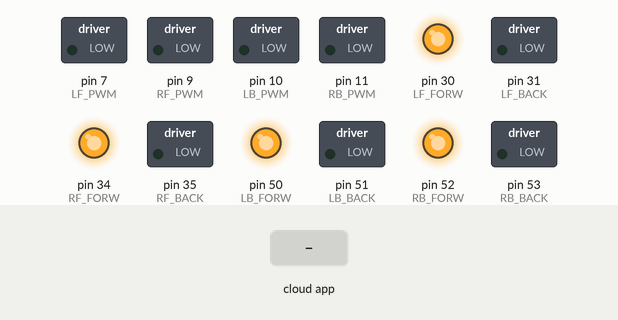
This sketch was run on a simulated Arduino Mega 2560, built with avr-gcc and run on an emulated ATmega2560. On the bench: switched loads named in the sketch (green lamp = pin HIGH), output pins drawn as LEDs (lit = HIGH). The test bench sets the inputs (shaded band). The ROS host is connected and sends only what is stated.

Above: at 1.2 s.
1.3 s: the phone or cloud app sets linear.x to -100
At 2.2 s:
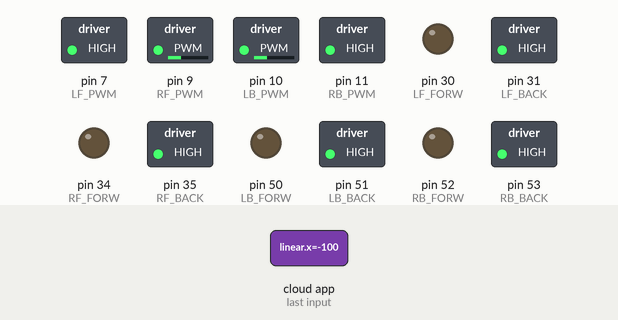
2.8 s: the phone or cloud app sets angular.z to -100
At 3.9 s:
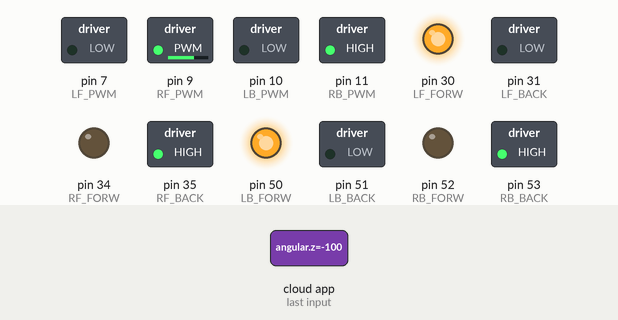
4.3 s: the phone or cloud app sets linear.x to 0
At 4.6 s:
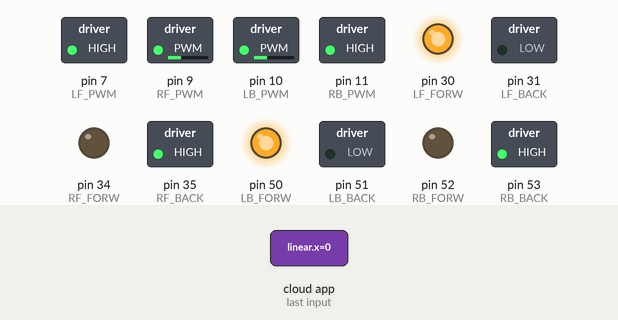
5.8 s: the phone or cloud app sets angular.z to 100
At 6.3 s:
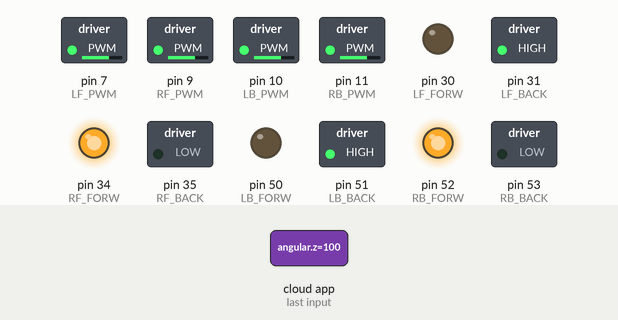
7.3 s: the phone or cloud app sets linear.x to 100
At 8.2 s:
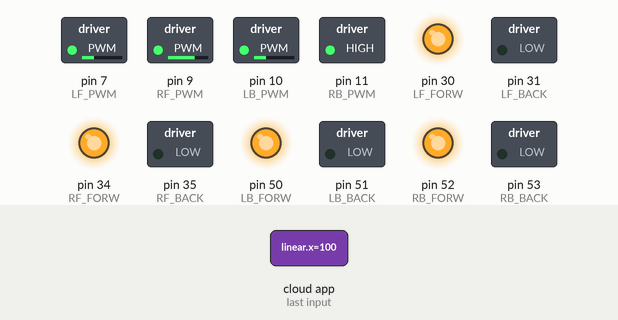
8.8 s: the phone or cloud app sets angular.z to 0
At 10.2 s:
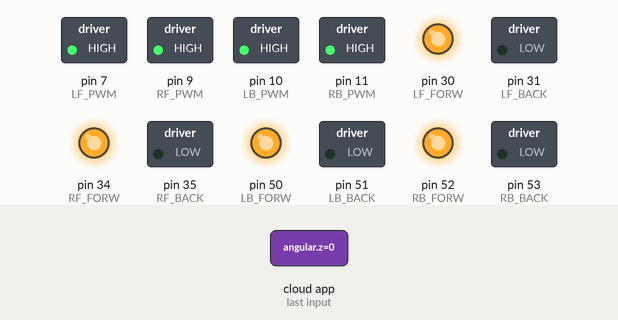
Timing chart, 0 to 13.3 s (numbered marks = the images above; inputs shaded):
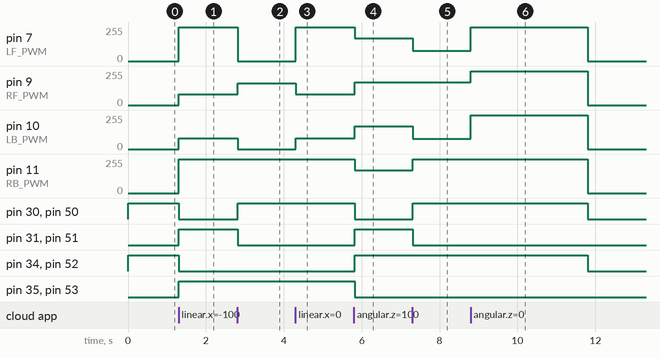

Measured:
- after the input at 1.3 s, pin 7 (LF_PWM), pin 11 (RB_PWM): 0/255 → 255/255 at once; pin 9 (RF_PWM), pin 10 (LB_PWM): 0/255 → 82/255 at once; pin 30 (LF_FORW), pin 34 (RF_FORW), pin 50 (LB_FORW), pin 52 (RB_FORW): HIGH → LOW at once; pin 31 (LF_BACK), pin 35 (RF_BACK), pin 51 (LB_BACK), pin 53 (RB_BACK): LOW → HIGH at once
- after the input at 2.8 s, pin 7 (LF_PWM): 255/255 → 0/255 at once; pin 9 (RF_PWM): 82/255 → 164/255 at once; pin 10 (LB_PWM): 82/255 → 0/255 at once; pin 30 (LF_FORW), pin 50 (LB_FORW): LOW → HIGH at once; pin 31 (LF_BACK), pin 51 (LB_BACK): HIGH → LOW at once
- after the input at 4.3 s, pin 7 (LF_PWM): 0/255 → 255/255 at once; pin 9 (RF_PWM): 164/255 → 82/255 at once; pin 10 (LB_PWM): 0/255 → 82/255 at once
- after the input at 5.8 s, pin 7 (LF_PWM), pin 11 (RB_PWM): 255/255 → 170/255 at once; pin 9 (RF_PWM), pin 10 (LB_PWM): 82/255 → 170/255 at once; pin 30 (LF_FORW), pin 35 (RF_BACK), pin 50 (LB_FORW), pin 53 (RB_BACK): HIGH → LOW at once; pin 31 (LF_BACK), pin 34 (RF_FORW), pin 51 (LB_BACK), pin 52 (RB_FORW): LOW → HIGH at once
- after the input at 7.3 s, pin 7 (LF_PWM), pin 10 (LB_PWM): 170/255 → 76/255 at once; pin 9 (RF_PWM): 170/255 → 169/255 at once; pin 11 (RB_PWM): 170/255 → 255/255 at once; pin 30 (LF_FORW), pin 50 (LB_FORW): LOW → HIGH at once; pin 31 (LF_BACK), pin 51 (LB_BACK): HIGH → LOW at once
- after the input at 8.8 s, pin 7 (LF_PWM), pin 10 (LB_PWM): 76/255 → 255/255 at once, → 0/255 3.0 s later; pin 9 (RF_PWM): 169/255 → 255/255 at once, → 0/255 3.0 s later; pin 11 (RB_PWM): 255/255 → 0/255 after 3.0 s instead of 1.5 s; pin 30 (LF_FORW), pin 34 (RF_FORW), pin 50 (LB_FORW), pin 52 (RB_FORW): HIGH → LOW after 3.0 s instead of 1.5 s

The sketch:

motor_control_test.ino
```cpp
#include <ros.h>

#include <geometry_msgs/Twist.h>

ros::NodeHandle nh;

// Initialize pin numbers

const uint8_t LF_PWM = 7;
const uint8_t LF_BACK = 31;
const uint8_t LF_FORW = 30;

const uint8_t LB_BACK = 51;
const uint8_t LB_FORW = 50;
const uint8_t LB_PWM = 10;

const uint8_t RF_PWM = 9;
const uint8_t RF_BACK = 35;
const uint8_t RF_FORW = 34;

const uint8_t RB_PWM = 11;
const uint8_t RB_BACK = 53;
const uint8_t RB_FORW = 52;


double Output_fl=0;
double Output_fr=0;
double Output_bl=0;
double Output_br=0;

// to store current subsciption trigger
unsigned long now = 0;
// to store previous subsciption trigger
unsigned long prev = 0;

int a = 0;

void onTwist(const geometry_msgs::Twist& msg)
{
  a = 1;

  prev = millis();
  float x = msg.linear.x;
  float z = msg.angular.z;
  if(x > 0.3){x = 0.3;}
  if(z > 0.25){z = 0.2;}
  float w = 0.2;
  if(!(x==0 && z==0)){
    Output_fr = x + (z * w / 2.0)/0.1;
    Output_fl = x - (z * w / 2.0)/0.1;
    Output_br = x + (z * w / 2.0)/0.1;
    Output_bl = x - (z * w / 2.0)/0.1;
  }
  else{
    Output_fl=0;
    Output_fr=0;
    Output_bl=0;
    Output_br=0;

  }
}

ros::Subscriber<geometry_msgs::Twist> sub("/cmd_vel", onTwist);

// Motor Control function
void Move_motor(double speed_val,const uint8_t pwm,const uint8_t forw,const uint8_t back)
{
  int speed_pwm = map(int(fabs(speed_val*100)), 0, int(0.3*100), 0, 255);
  if(speed_val >= 0.0)
  {
    digitalWrite(forw, HIGH);
    digitalWrite(back, LOW);
    analogWrite(pwm, abs(speed_pwm));
    nh.loginfo("Motor_run");
  }
  else if(speed_val < 0.0)
  {
    digitalWrite(forw, LOW);
    digitalWrite(back, HIGH);
    analogWrite(pwm, abs(speed_pwm));
    nh.loginfo("Motor_back");
  }

}

void setpins()
{
  pinMode(LF_FORW,OUTPUT);
  pinMode(LF_BACK,OUTPUT);
  pinMode(RF_FORW,OUTPUT);
  pinMode(RF_BACK,OUTPUT);
  pinMode(LF_PWM,OUTPUT);
  //pinMode(RF_PWM,OUTPUT);
  pinMode(LB_FORW,OUTPUT);
  pinMode(LB_BACK,OUTPUT);
  pinMode(RB_FORW,OUTPUT);
  pinMode(RB_BACK,OUTPUT);
  //pinMode(LB_PWM,OUTPUT);
  //pinMode(RB_PWM,OUTPUT);

  digitalWrite(RF_FORW, HIGH);
  digitalWrite(RF_BACK, LOW);
  digitalWrite(LF_FORW, HIGH);
  digitalWrite(LF_BACK, LOW);
  digitalWrite(RB_FORW, HIGH);
  digitalWrite(RB_BACK, LOW);
  digitalWrite(LB_FORW, HIGH);
  digitalWrite(LB_BACK, LOW);
}

void stop()
{
  digitalWrite(LF_FORW, 0);
  digitalWrite(LF_BACK, 0);
  digitalWrite(RF_FORW, 0);
  digitalWrite(RF_BACK, 0);
  analogWrite(LF_PWM, 0);
  analogWrite(RF_PWM, 0);
  digitalWrite(LB_FORW, 0);
  digitalWrite(LB_BACK, 0);
  digitalWrite(RB_FORW, 0);
  digitalWrite(RB_BACK, 0);
  analogWrite(LB_PWM, 0);
  analogWrite(RB_PWM, 0);

}

void setup()
{
  nh.initNode();
  setpins();
  nh.subscribe(sub);
}

// maximum time that the system should wait before stopping the motor
// if there is no velocity command
int max_cmd_hold_time = 3000;

void loop()
{
  //wait until you are actually connected
  nh.spinOnce();

  now = millis();

  if (now - prev <= max_cmd_hold_time){
    // Move the motors with the output of the pid
    Move_motor(Output_fl,LF_PWM,LF_FORW,LF_BACK);
    Move_motor(Output_fr,RF_PWM,RF_FORW,RF_BACK);
    Move_motor(Output_bl,LB_PWM,LB_FORW,LB_BACK);
    Move_motor(Output_br,RB_PWM,RB_FORW,RB_BACK);
  }
  else{
    stop();
  }

  a = 0;
  delay(25);
}
```
